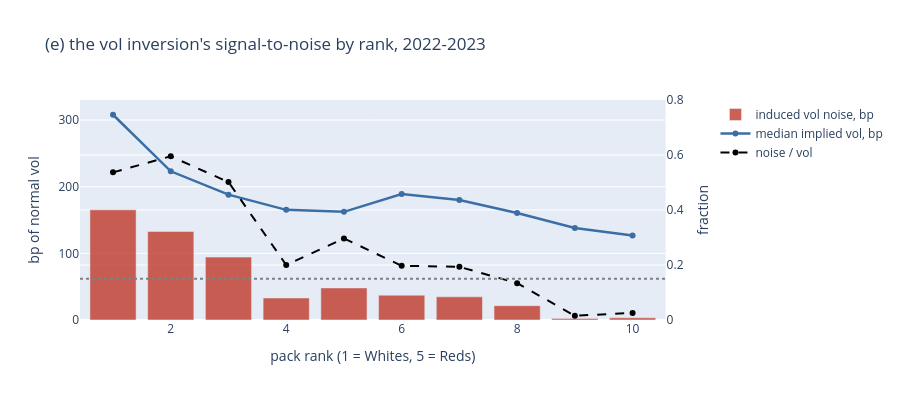

Here is the notebook cell this chart was saved with:
### Code cell
fig = make_subplots(specs=[[{"secondary_y": True}]])
fig.add_trace(go.Bar(x=nt_live.index, y=nt_live["vol_noise_bp"],
                     name="induced vol noise, bp", marker_color="#c0392b", opacity=0.8))
fig.add_trace(go.Scatter(x=nt_live.index, y=nt_live["iv_med_bp"], name="median implied vol, bp",
                         mode="lines+markers", line=dict(color="#3b6ea5", width=2.5)))
fig.add_trace(go.Scatter(x=nt_live.index, y=nt_live["vol_noise_pct"], name="noise / vol",
                         mode="lines+markers", line=dict(color="black", dash="dash")),
              secondary_y=True)
fig.add_hline(y=budget, line=dict(color="grey", dash="dot"), secondary_y=True)
fig.update_xaxes(title_text="pack rank (1 = Whites, 5 = Reds)")
fig.update_yaxes(title_text="bp of normal vol", secondary_y=False)
fig.update_yaxes(title_text="fraction", secondary_y=True, range=[0, 0.8])
fig.update_layout(height=400, title_text="(e) the vol inversion's signal-to-noise by rank, 2022-2023")
fig.show()

### Figure 1 — Plotly figure (JSON) as saved in the notebook; plotly's stock layout.template omitted (floating-point values rounded to 4 significant figures)
{"data": [{"marker": {"color": "#c0392b"}, "name": "induced vol noise, bp", "opacity": 0.8, "type": "bar", "x": [1, 2, 3, 4, 5, 6, 7, 8, 9, 10], "y": [165.3, 132.8, 94.35, 33.07, 48.12, 37.24, 34.78, 21.52, 2.12, 3.274]}, {"line": {"color": "#3b6ea5", "width": 2.5}, "mode": "lines+markers", "name": "median implied vol, bp", "type": "scatter", "x": [1, 2, 3, 4, 5, 6, 7, 8, 9, 10], "y": [308.0, 223.1, 188.1, 165.3, 162.3, 189.0, 179.9, 160.6, 138.2, 127.0]}, {"line": {"color": "black", "dash": "dash"}, "mode": "lines+markers", "name": "noise / vol", "type": "scatter", "x": [1, 2, 3, 4, 5, 6, 7, 8, 9, 10], "xaxis": "x", "y": [0.5368, 0.5952, 0.5016, 0.2001, 0.2966, 0.1971, 0.1933, 0.134, 0.01534, 0.02579], "yaxis": "y2"}], "layout": {"height": 400, "shapes": [{"line": {"color": "grey", "dash": "dot"}, "type": "line", "x0": 0, "x1": 1, "xref": "x domain", "y0": 0.15, "y1": 0.15, "yref": "y2"}], "title": {"text": "(e) the vol inversion's signal-to-noise by rank, 2022-2023"}, "xaxis": {"anchor": "y", "domain": [0.0, 0.94], "title": {"text": "pack rank (1 = Whites, 5 = Reds)"}}, "yaxis": {"anchor": "x", "domain": [0.0, 1.0], "title": {"text": "bp of normal vol"}}, "yaxis2": {"anchor": "x", "overlaying": "y", "range": [0, 0.8], "side": "right", "title": {"text": "fraction"}}}}
